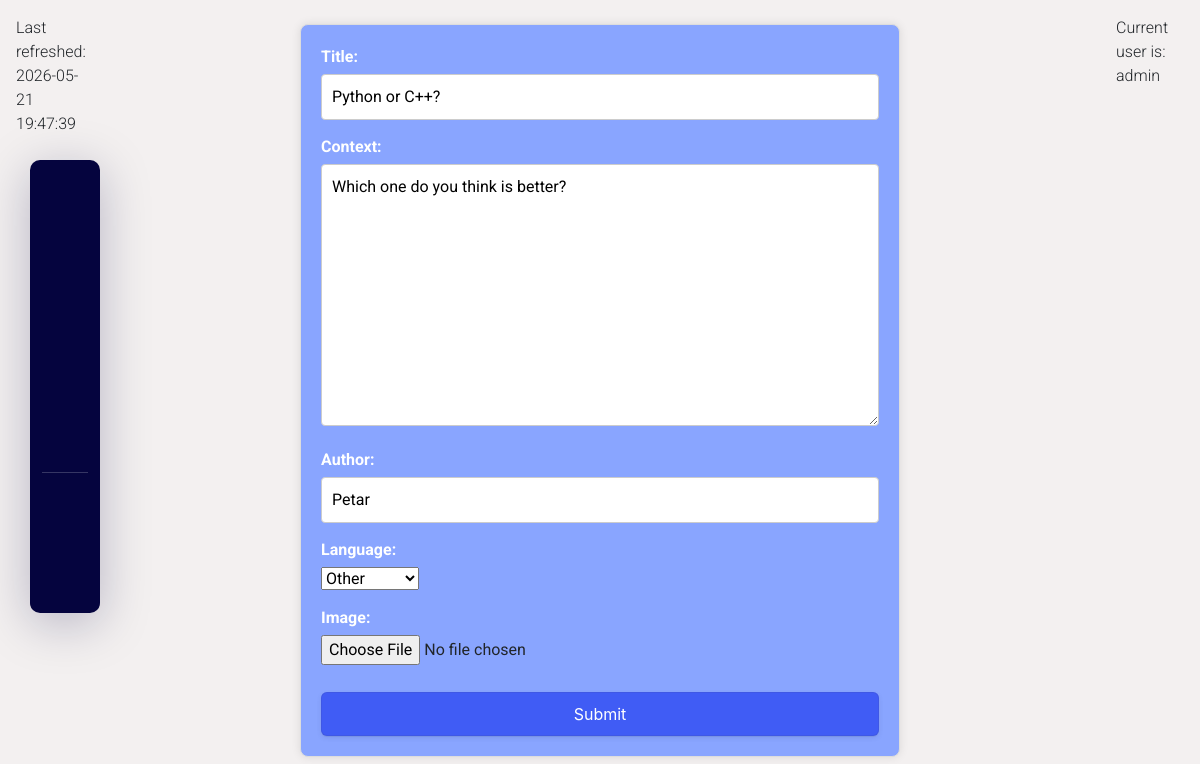
/post/edit/15 (signed in), run on the app's committed database.
### forum/models.py (models this page shows, shortened)
class PostBaseModel(models.Model):
    title = models.CharField(
        max_length=100
    )
    context = models.TextField()
    author = models.CharField(
        max_length=30
    )
    created_at = models.DateTimeField(
        auto_now_add=True,
        blank=True,
        null=True
    )
    language = models.CharField(
        choices=LanguageChoices.choices,
        default=LanguageChoices.OTHER
    )
    image = models.ImageField(
        upload_to='media_files',
        null=True,
        blank=True
    )

### forum/views.py (the view)
# urls.py: path('edit/<int:pk>',views.EditPostView.as_view(),name='edit-post'),
class EditPostView(UpdateView):
    model = PostBaseModel
    template_name = 'edit-post.html'
    success_url = reverse_lazy('dashboard')
    def get_form_class(self):
        if self.request.user.is_authenticated:
            return modelform_factory(PostBaseModel,fields='__all__')
        return modelform_factory(PostBaseModel,fields=('context',))

### forum/templatetags/current_time.py (called while the page is built)
@register.simple_tag(name='current_time')
def get_current_time(format_time='%Y-%m-%d %H:%M:%S'):
    return datetime.now().strftime(format_time)

### forum/templatetags/user_info.py (called while the page is built)
@register.inclusion_tag('username_info.html')
def user_info(user):
    return {
        'user':user.username
    } if user.is_authenticated else {'user':'Anonymous'}

### templates/edit-post.html (shortened to what this page needs)
{% extends 'base.html' %}
{% block content %}
    <form method="post" enctype="multipart/form-data">
        {{ form }}
        <button class="button-9">Submit</button>
    </form>
{% endblock %}

### templates/username_info.html
<div>
    Current user is: {{ user }}
</div>

### static/css/posts.css (style rules this page uses)
body { font-family: "Roboto", sans-serif; font-weight: 300; font-style: normal; background-color: #f3f0f0; margin: 0; padding: 0; }

### static/css/nav.css (style rules this page uses)
*, *:after, *:before { box-sizing: border-box; }

### static/css/forms.css (style rules this page uses)
form { width: 100%; max-width: 600px; margin: 0 auto; padding: 20px; background-color: #89a5ff; border: 1px solid #ddd; border-radius: 8px; box-shadow: 0 0 10px rgba(0, 0, 0, 0.1); }
form div { margin-bottom: 15px; }
form label { display: block; color: #fff; font-weight: bold; margin-bottom: 5px; }
form input[type="text"], form textarea { width: 100%; padding: 10px; font-size: 16px; border: 1px solid #ccc; border-radius: 4px; }
form textarea { resize: vertical; }
.button-9 { appearance: button; backface-visibility: hidden; background-color: #405cf5; border-radius: 6px; border-width: 0; box-shadow: rgba(50, 50, 93, .1) 0 0 0 1px inset,rgba(50, 50, 93, .1) 0 2px 5px 0,rgba(0, 0, 0, .07) 0 1px 1px 0; box-sizing: border-box; color: #fff; cursor: pointer; font-family: -apple-system,system-ui,"Segoe UI",Roboto,"Helvetica Neue",Ubuntu,sans-serif; font-size: 100%; height: 44px; line-height: 1.15; margin: 12px 0 0; outline: none; overflow: hidden; padding: 0 25px; position: relative; text-align: center; text-transform: none; transform: translateZ(0); transition: all .2s,box-shadow .08s ease-in; user-select: none; -webkit-user-select: none; touch-action: manipulation; width: 100%; }

### data on the page
PostBaseModel: title "Python or C++?", context "Which one do you think is better?", author "Petar", language "Other"

### other printed values
{{ user }} "admin"
